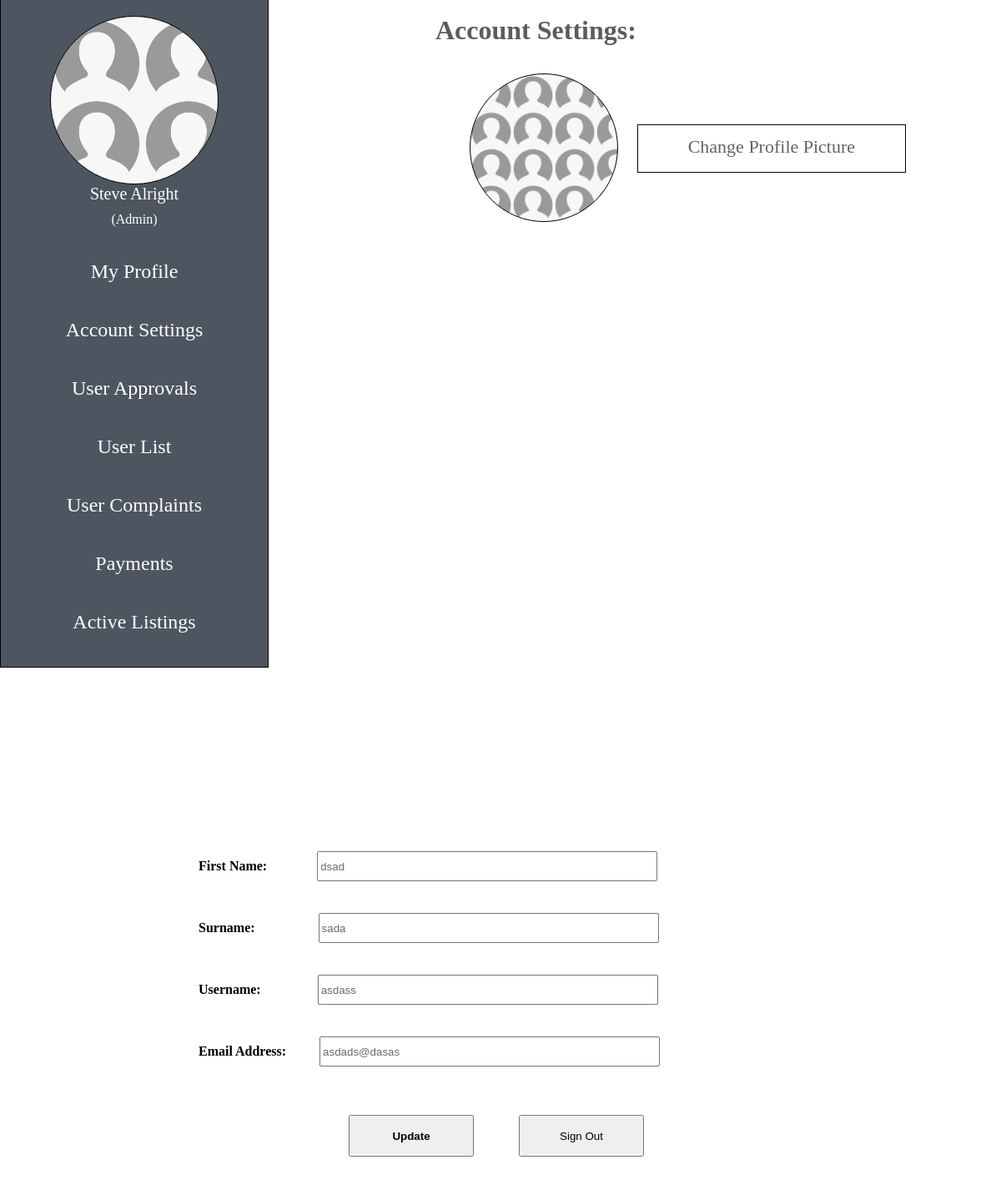
The app's page /AdminAccountSettings.php with its own data.
### tables this page shows
CREATE TABLE `Users` (
  `userID` int NOT NULL,
  `Firstname` varchar(40) NOT NULL,
  `Lastname` varchar(40) NOT NULL,
  `Email` varchar(40) NOT NULL,
  `Username` varchar(40) NOT NULL,
  `Usertype` varchar(40) NOT NULL,
  `Auth` tinyint DEFAULT '0'
);

### src/AdminAccountSettings.php (the view, shortened to what this page needs)
<?php
include ('includes/conn.inc.php');
if(isset($_GET))
{
    $sqli = "SELECT Firstname, Lastname, Username, Email FROM Users WHERE UserID=55";
    $result = mysqli_query($mysqli, $sqli);
    $row = mysqli_fetch_array($result);
}
?>
<!DOCTYPE html>
<html lang="en">
<head>
    <link rel="stylesheet" href="AdminAccountSettings.css" type="text/css">
</head>
<body>
<div class="MenuBar">
<div class="ProfilePic1"></div>
    <p class="namer">Steve Alright</p>
    <p class="roler">(Admin)</p>
    <div class="MenuOptions1" onclick="location.href='AdminHomepage.php'"><p class="MenuTxt">My Profile</p></div>
    <div class="MenuOptions" onclick="location.href='AdminAccountSettings.php'"><p class="MenuTxt">Account Settings</p></div>
    <div class="MenuOptions" onclick="location.href='AdminNewUsers.php'"><p class="MenuTxt">User Approvals</p></div>
    <div class="MenuOptions" onclick="location.href='AdminUserList.php'"><p class="MenuTxt">User List</p></div>
    <div class="MenuOptions" onclick="location.href='AdminNewComplaint.php'"><p class="MenuTxt">User Complaints</p></div>
    <div class="MenuOptions"><p class="MenuTxt">Payments</p></div>
    <div class="MenuOptions" onclick="location.href='AdminNewListings.php'"><p class="MenuTxt">Active Listings</p></div>
    </div>
    <h1 class="as">Account Settings:</h1>
    <div class="ProfilePic">
    <div class="UploadPhoto"> <p class="UploadText">Change Profile Picture</p></div>
    </div>
    <div class="ProfileInfo">
    <form method="post">
    <label class="Ilbl">First Name: &nbsp &nbsp </label><input class="Itxt" type="text" name="Firstname" placeholder="Firstname" value="<?php echo $row['Firstname']; ?>"><br/><br/>
    <label class="Ilbl">Surname: &nbsp &nbsp &nbsp &nbsp   </label><input class="Itxt" type="text" name="Lastname" placeholder="Lastname" value="<?php echo $row['Lastname']; ?>"><br/><br/>
    <label class="Ilbl">Username: &nbsp &nbsp &nbsp   </label><input class="Itxt" type="text" name="Username" placeholder="Username" value="<?php echo $row['Username']; ?>"><br/><br/>
    <label class="Ilbl">Email Address:</label><input class="Itxt" type="text" name="Email" placeholder="Email" value="<?php echo $row['Email']; ?>"><br/><br/>
    <button type="submit" class="Sbtn" name="btn-update" id="btn-update" onClick="update()"><strong>Update</strong></button>
    <a href="index.php"><button type="button" class="Cbtn" value="button">Sign Out</button></a>
    </form>
</div>
</body>
</html>

### src/AdminAccountSettings.css (style rules this page uses)
html { background-color: white; height: 100%; }
.MenuBar { height: 100vh; width: 40vh; background-color: rgb(77, 85, 97); border: 1px solid black; float: left; margin-left: -8px; margin-top: -10px; }
.ProfilePic { height: 22vh; width: 22vh; border: 1px solid black; float: left; margin-left: -200px; border-radius: 70%; margin-top: 80px; background-image: url("userpicture.png"); background-color: #cccccc; background-size: 50px; }
.UploadPhoto { height: 7vh; width: 40vh; border: 1px solid black; margin-left: 200px; margin-top: 60px; background-color: white; }
.UploadText { text-align: center; font-size: 22px; margin-top: 13px; color: rgb(99, 99, 99); }
.as { margin-left: 200px; }
.ProfileInfo { height: 60vh; width: 130vh; float: left; margin-top: 200px; margin-left: 160px; }
.MenuOptions1 { margin-top: 30px; height: 7vh; width: 40vh; font-size: 3vh; text-align: center; color: rgb(255, 255, 255); }
.MenuOptions { margin-top: -10px; height: 7vh; width: 40vh; font-size: 3vh; text-align: center; color: rgb(255, 255, 255); }
.MenuTxt { padding-top: 10px; }
h1 { margin-top: 10px; margin-left: 30px; color: rgb(92, 92, 92); float: left; }
.Itxt { height: 30px; width: 400px; margin-left: 20px; margin-top: 20px; color: rgb(106, 106, 106); }
.Ilbl { margin-left: 50px; padding: 10px 20px; font-weight: bold; }
.Sbtn { height: 50px; width: 150px; margin-left: 250px; margin-top: 40px; }
.Cbtn { height: 50px; width: 150px; margin-left: 50px; margin-top: 40px; }
.ProfilePic1 { height: 25vh; width: 25vh; border-radius: 70%; margin-left: auto; margin-right: auto; margin-top: 20px; border: 1px solid black; background-image: url("userpicture.png"); background-color: #cccccc; background-size: 110px; }
.namer { text-align: center; font-size: 20px; color: white; margin-top: 0px; }
.roler { text-align: center; color: white; margin-top: -10px; }

### records on screen
users: Firstname "dsad", Lastname "sada", Username "asdass", Email "asdads@dasas"
